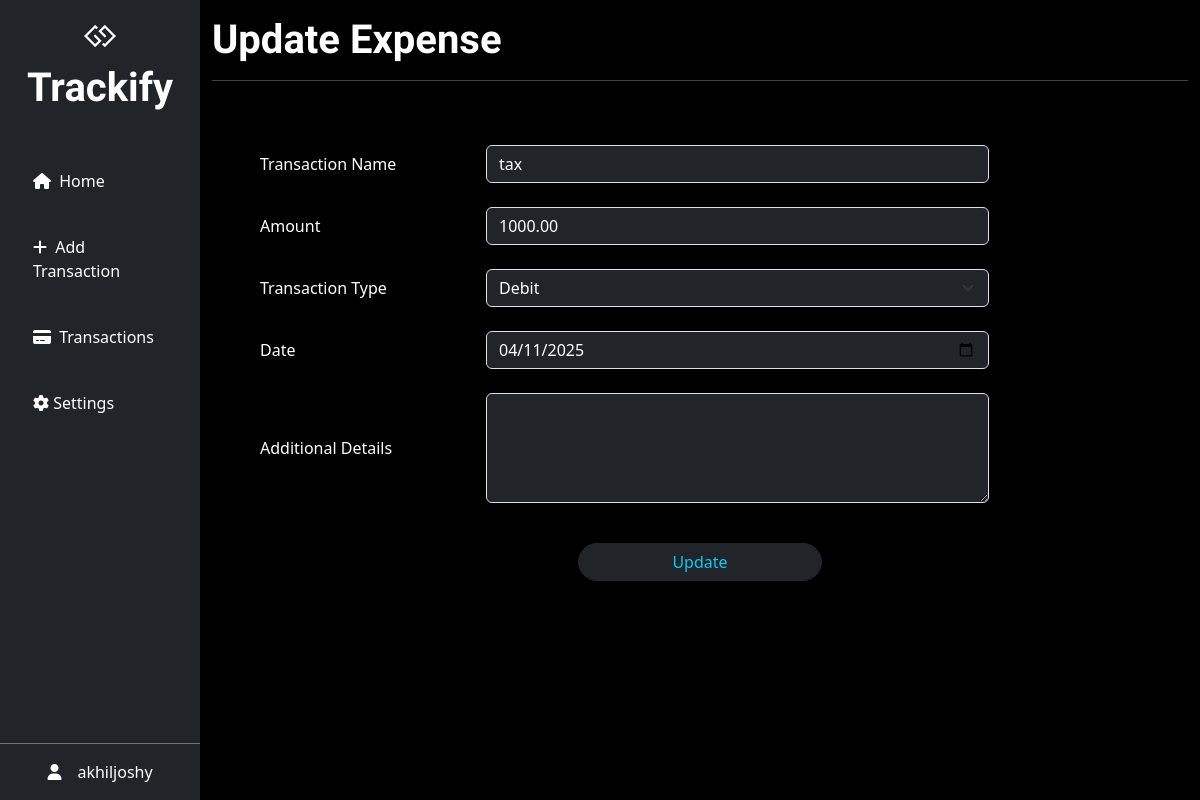
Page /update/18/ (signed in) on the committed database.
### expenses/models.py (models this page shows, shortened)
class ExpenseModel(models.Model):
    CATEGORY_CHOICES = [
        ('credit', 'Credit'),
        ('debit', 'Debit'),
    ]
    name = models.CharField(max_length=100)
    amount = models.DecimalField(max_digits=10, decimal_places=2)
    category = models.CharField(max_length=50, choices=CATEGORY_CHOICES)
    date = models.DateField()
    description = models.TextField(max_length=200, blank=True, null=True)
    user = models.ForeignKey(User, on_delete=models.CASCADE, null=True)

### expenses/views.py (the view, shortened to what this page needs)
# urls.py: path('update/<int:id>/',views.UpdateExpense.as_view(),name='update'),
class UpdateExpense(View):
    def get(self,request,id):
        if not request.user.is_authenticated:
            return redirect('login')
        data=ExpenseModel.objects.get(id=id)
        form=ExpenseForm(instance=data)
        return render(request,'expenses/update.html',{'form':form})

### expenses/forms.py
class ExpenseForm(forms.ModelForm):
    class Meta:
        model = ExpenseModel
        fields = ['name', 'amount', 'category', 'date', 'description']
        labels = {
            'name': 'Transaction Name',
            'amount': 'Amount',
            'category': 'Transaction Type',
            'description': 'Additional Details',
        }
        widgets = {
            'name': forms.TextInput(attrs={'class': 'form-control bg-dark text-white '}),
            'amount': forms.NumberInput(attrs={'class': 'form-control bg-dark text-white'}),
            'category': forms.Select(attrs={'class': ' form-select bg-dark text-white'  }),
            'date': forms.DateInput(attrs={'class': 'form-control bg-dark text-white','type': 'date'}),
            'description': forms.Textarea(attrs={'class': 'form-control bg-dark text-white', 'rows': 4, 'cols': 20}),
        }

### expenses/templates/expenses/update.html (shortened to what this page needs)
{% extends "index.html" %}
{% block content %}
<h1 class="mb-3 pt-3 " >Update Expense</h1>
      <hr>
      <form method="post">
        <div class="container px-5 pt-3 mt-5">
            {% for field in form %}
            <div class="row mb-4 align-items-center ">
                <div class="col-md-3 text-start ">
                    {{ field.label}}
                </div>
                <div class="col-md-7 text-secondary">
                    {{ field }}
                </div>
            </div>
            {% endfor %}
        </div>
        <div class="d-grid gap-2 col-3 mx-auto mt-3">
            <button class="btn btn-dark text-info rounded-5 mt-3" type="submit">Update</button>
          </div>
    </form>
  {% endblock %}

### expenses/templates/index.html (shortened to what this page needs)
<!DOCTYPE html>
<html lang="en">
<head>
    <link href="https://cdn.jsdelivr.net/npm/bootstrap@5.3.3/dist/css/bootstrap.min.css" rel="stylesheet"
 />
    <link rel="stylesheet" href="https://cdnjs.cloudflare.com/ajax/libs/font-awesome/6.7.2/css/all.min.css"
 />
</head>
<body class="bg-black text-white">
    <div class="container-fluid m-0 p-0 d-flex vh-100">
        <aside class="d-none d-md-block bg-dark col-md-3 col-lg-2  vh-100 m-0">
            <div class="d-flex flex-column h-100 justify-content-between">
                <div>
                    <div class="text-center py-4">
                        <i class="fa-brands fa-gg fa-2xl"></i>
                        <h1 class="brand mb-0 p-3">Trackify</h1>
                    </div>
                    <div class="d-grid gap-2 px-3">
                        <a href="{% url 'home' %}"
                            class="btn btn-dark text-start p-3 {% if request.resolver_match.url_name == 'home' %} text-info {% endif %}"><i
                                class="me-1 fa-solid fa-house "></i> Home</a>
                        <a href="{% url 'addexpense' %}"
                            class="btn btn-dark text-start p-3 {% if request.resolver_match.url_name == 'addexpense' %} text-info {% endif %}"><i
                                class="me-1 fa-solid fa-plus"></i> Add Transaction</a>
                        <a href="{% url 'expenses' %}"
                            class="btn btn-dark text-start p-3 {% if request.resolver_match.url_name == 'expenses' %} text-info {% endif %}"><i
                                class="me-1 fa-solid fa-credit-card"></i> Transactions</a>
                        <a href="{% url 'settings' %}"
                            class="btn btn-dark text-start p-3 {% if request.resolver_match.url_name == 'settings' or request.resolver_match.url_name == 'feedback'%} text-info {% endif %}">
                            <i class="fa-solid fa-gear"></i> Settings</a>
                    </div>
                </div>
                <div class="d-flex justify-content-center align-items-center p-3 border-top border-secondary">
                    <i class="fa-solid fa-user me-3"></i> {{ user.username }}
                </div>
            </div>
        </aside>
        <main class=" col-lg-10 col-md-9 col-12">
            <div class="container">
                {% block content %} {% endblock %}
            </div>
        </main>
    </div>
</body>
</html>

### expenses/templates/index.html (style rules this page uses)
.brand, h1 { font-family: "Jura", sans-serif; font-weight: 700; }

### rows in the picture
ExpenseModel: form "tax" "1000.00" "Debit" "04/11/2025"

### other values in the picture
{{ user.username }} "akhiljoshy"
{{ field.label }} "Transaction Name" "Amount" "Transaction Type" "Date" "Additional Details"
